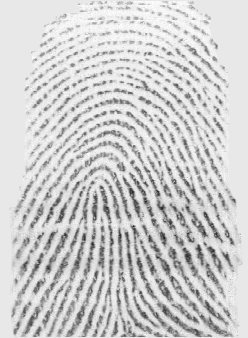
#> input picture Fingerprint/10_1.png, 248 x 338 px
$ python app.py 10_1.png 10_2.png   (older library calls are emulated)
#> lines starting #> are read from the running program, lines starting #| are printed output that depends on the picture; after the words box and inside, x2 and y2 are one past the last pixel; in counts of white or black regions, pixels touching at a corner belong together; long printed decimals are rounded
### Fingerprint/enhance.py
# -*- coding: utf-8 -*-

import numpy as np
import cv2
import matplotlib.pylab as plt
import sys

from scipy import ndimage
from scipy import signal
import scipy
import scipy.ndimage

import math

def frequest(im,orientim,windsze,minWaveLength,maxWaveLength):
    rows,cols = np.shape(im)

    # Find mean orientation within the block. This is done by averaging the
    # sines and cosines of the doubled angles before reconstructing the
    # angle again.  This avoids wraparound problems at the origin.

    cosorient = np.mean(np.cos(2*orientim))
    sinorient = np.mean(np.sin(2*orientim))
    orient = math.atan2(sinorient,cosorient)/2

    # Rotate the image block so that the ridges are vertical

    #ROT_mat = cv2.getRotationMatrix2D((cols/2,rows/2),orient/np.pi*180 + 90,1)
    #rotim = cv2.warpAffine(im,ROT_mat,(cols,rows))
    rotim = scipy.ndimage.rotate(im,orient/np.pi*180 + 90,axes=(1,0),reshape = False,order = 3,mode = 'nearest')

    # Now crop the image so that the rotated image does not contain any
    # invalid regions.  This prevents the projection down the columns
    # from being mucked up.

    cropsze = int(np.fix(rows/np.sqrt(2)))
    offset = int(np.fix((rows-cropsze)/2))
    rotim = rotim[offset:offset+cropsze][:,offset:offset+cropsze]

    # Sum down the columns to get a projection of the grey values down
    # the ridges.

    proj = np.sum(rotim,axis = 0)
    dilation = scipy.ndimage.grey_dilation(proj, windsze,structure=np.ones(windsze))

    temp = np.abs(dilation - proj)

    peak_thresh = 2

    maxpts = (temp<peak_thresh) & (proj > np.mean(proj))
    maxind = np.where(maxpts)

    rows_maxind,cols_maxind = np.shape(maxind)

    # Determine the spatial frequency of the ridges by divinding the
    # distance between the 1st and last peaks by the (No of peaks-1). If no
    # peaks are detected, or the wavelength is outside the allowed bounds,
    # the frequency image is set to 0

    if(cols_maxind<2):
        freqim = np.zeros(im.shape)
    else:
        NoOfPeaks = cols_maxind
        waveLength = (maxind[0][cols_maxind-1] - maxind[0][0])/(NoOfPeaks - 1)
        if waveLength>=minWaveLength and waveLength<=maxWaveLength:
            freqim = 1/np.double(waveLength) * np.ones(im.shape)
        else:
            freqim = np.zeros(im.shape)

    return freqim

def ridge_freq(im, mask, orient, blksze, windsze,minWaveLength, maxWaveLength):
    rows,cols = im.shape
    freq = np.zeros((rows,cols))

    for r in range(0,rows-blksze,blksze):
        for c in range(0,cols-blksze,blksze):
            blkim = im[r:r+blksze][:,c:c+blksze]
            blkor = orient[r:r+blksze][:,c:c+blksze]

            freq[r:r+blksze][:,c:c+blksze] = frequest(blkim,blkor,windsze,minWaveLength,maxWaveLength)

    freq = freq*mask
    freq_1d = np.reshape(freq,(1,rows*cols))
    ind = np.where(freq_1d>0)

    ind = np.array(ind)
    ind = ind[1,:]

    non_zero_elems_in_freq = freq_1d[0][ind]

    meanfreq = np.mean(non_zero_elems_in_freq)
    medianfreq = np.median(non_zero_elems_in_freq)         # does not work properly
    return(freq,meanfreq)

def ridge_filter(im, orient, freq, kx, ky):
    angleInc = 3
    im = np.double(im)
    rows,cols = im.shape
    newim = np.zeros((rows,cols))

    freq_1d = np.reshape(freq,(1,rows*cols))
    ind = np.where(freq_1d>0)

    ind = np.array(ind)
    ind = ind[1,:]

    # Round the array of frequencies to the nearest 0.01 to reduce the
    # number of distinct frequencies we have to deal with.

    non_zero_elems_in_freq = freq_1d[0][ind]
    non_zero_elems_in_freq = np.double(np.round((non_zero_elems_in_freq*100)))/100

    unfreq = np.unique(non_zero_elems_in_freq)

    # Generate filters corresponding to these distinct frequencies and
    # orientations in 'angleInc' increments.

    sigmax = 1/unfreq[0]*kx
    sigmay = 1/unfreq[0]*ky

    sze = np.int(np.round(3*np.max([sigmax,sigmay])))

    x,y = np.meshgrid(np.linspace(-sze,sze,(2*sze + 1)),np.linspace(-sze,sze,(2*sze + 1)))

    reffilter = np.exp(-(( (np.power(x,2))/(sigmax*sigmax) + (np.power(y,2))/(sigmay*sigmay)))) * np.cos(2*np.pi*unfreq[0]*x) # this is the original gabor filter

    filt_rows, filt_cols = reffilter.shape

    gabor_filter = np.array(np.zeros((int(180/angleInc),filt_rows,filt_cols)))

    for o in range(0,int(180/angleInc)):

        # Generate rotated versions of the filter.  Note orientation
        # image provides orientation *along* the ridges, hence +90
        # degrees, and imrotate requires angles +ve anticlockwise, hence
        # the minus sign.

        rot_filt = scipy.ndimage.rotate(reffilter,-(o*angleInc + 90),reshape = False)
        gabor_filter[o] = rot_filt

    # Find indices of matrix points greater than maxsze from the image
    # boundary

    maxsze = int(sze)

    temp = freq>0;
    validr,validc = np.where(temp)

    temp1 = validr>maxsze
    temp2 = validr<rows - maxsze
    temp3 = validc>maxsze
    temp4 = validc<cols - maxsze

    final_temp = temp1 & temp2 & temp3 & temp4;

    finalind = np.where(final_temp)

    # Convert orientation matrix values from radians to an index value
    # that corresponds to round(degrees/angleInc)

    maxorientindex = np.round(180/angleInc)
    orientindex = np.round(orient/np.pi*180/angleInc)

    #do the filtering

    for i in range(0,rows):
        for j in range(0,cols):
            if(orientindex[i][j] < 1):
                orientindex[i][j] = orientindex[i][j] + maxorientindex
            if(orientindex[i][j] > maxorientindex):
                orientindex[i][j] = orientindex[i][j] - maxorientindex
    finalind_rows,finalind_cols = np.shape(finalind)
    sze = int(sze)
    for k in range(0,finalind_cols):
        r = validr[finalind[0][k]]
        c = validc[finalind[0][k]]

        img_block = im[r-sze:r+sze + 1][:,c-sze:c+sze + 1]

        newim[r][c] = np.sum(img_block * gabor_filter[int(orientindex[r][c]) - 1])

    return newim

def ridge_orient(im, gradientsigma, blocksigma, orientsmoothsigma):
    rows,cols = im.shape
    #Calculate image gradients.
    sze = np.fix(6*gradientsigma)
    if np.remainder(sze,2) == 0:
        sze = sze+1

    gauss = cv2.getGaussianKernel(np.int(sze),gradientsigma)
    f = gauss * gauss.T

    fy,fx = np.gradient(f)     #Gradient of Gaussian

    #Gx = ndimage.convolve(np.double(im),fx);
    #Gy = ndimage.convolve(np.double(im),fy);

    Gx = signal.convolve2d(im,fx,mode='same')
    Gy = signal.convolve2d(im,fy,mode='same')

    Gxx = np.power(Gx,2)
    Gyy = np.power(Gy,2)
    Gxy = Gx*Gy

    #Now smooth the covariance data to perform a weighted summation of the data.

    sze = np.fix(6*blocksigma)

    gauss = cv2.getGaussianKernel(np.int(sze),blocksigma)
    f = gauss * gauss.T

    Gxx = ndimage.convolve(Gxx,f)
    Gyy = ndimage.convolve(Gyy,f)
    Gxy = 2*ndimage.convolve(Gxy,f)

    # Analytic solution of principal direction
    denom = np.sqrt(np.power(Gxy,2) + np.power((Gxx - Gyy),2)) + np.finfo(float).eps

    sin2theta = Gxy/denom;            # Sine and cosine of doubled angles
    cos2theta = (Gxx-Gyy)/denom


    if orientsmoothsigma:
        sze = np.fix(6*orientsmoothsigma);
        if np.remainder(sze,2) == 0:
            sze = sze+1;
        gauss = cv2.getGaussianKernel(np.int(sze),orientsmoothsigma)
        f = gauss * gauss.T
        cos2theta = ndimage.convolve(cos2theta,f); # Smoothed sine and cosine of
        sin2theta = ndimage.convolve(sin2theta,f); # doubled angles

    orientim = np.pi/2 + np.arctan2(sin2theta,cos2theta)/2
    return orientim

def normalise(img,mean,std):
    normed = (img - np.mean(img))/(np.std(img))
    return normed

def ridge_segment(im,blksze,thresh):

    rows,cols = im.shape

    im = normalise(im,0,1)    # normalise to get zero mean and unit standard deviation

    new_rows =  np.int(blksze * np.ceil((np.float(rows))/(np.float(blksze))))
    new_cols =  np.int(blksze * np.ceil((np.float(cols))/(np.float(blksze))))

    padded_img = np.zeros((new_rows,new_cols))
    stddevim = np.zeros((new_rows,new_cols))

    padded_img[0:rows][:,0:cols] = im

    for i in range(0,new_rows,blksze):
        for j in range(0,new_cols,blksze):
            block = padded_img[i:i+blksze][:,j:j+blksze]

            stddevim[i:i+blksze][:,j:j+blksze] = np.std(block)*np.ones(block.shape)

    stddevim = stddevim[0:rows][:,0:cols]

    # cv2.imshow("window", stddevim)
    # cv2.waitKey(0)
    # cv2.destroyAllWindows()

    mask = stddevim > thresh

    mean_val = np.mean(im[mask])

    std_val = np.std(im[mask])

    normim = (im - mean_val)/(std_val)

    return(normim,mask)

def enhance_image(img):

# [9 lines of commented-out code are left out]

    if(len(img.shape)>2):
        img = cv2.cvtColor(img,cv2.COLOR_BGR2GRAY)
    blksze = 16
    thresh = 0.1
    normim,mask = ridge_segment(img,blksze,thresh)

    gradientsigma = 1
    blocksigma = 7
    orientsmoothsigma = 7
    orientim = ridge_orient(normim, gradientsigma, blocksigma, orientsmoothsigma)

    blksze = 38
    windsze = 5
    minWaveLength = 5
    maxWaveLength = 15
    freq,medfreq = ridge_freq(normim, mask, orientim, blksze, windsze, minWaveLength,maxWaveLength)    #find the overall frequency of ridges

    freq = medfreq*mask
    kx = 0.65
    ky = 0.65
    newim = ridge_filter(normim, orientim, freq, kx, ky)       # create gabor filter and do the actual filtering
    newim = newim < -3
    return newim
    # plt.imshow(np.asarray(newim),cmap='gray')
    # plt.show()

### Fingerprint/app.py
import cv2
import os
import sys
import numpy
import matplotlib.pyplot as plt
from enhance import enhance_image
from skimage.morphology import skeletonize, thin

def removedot(invertThin):
    temp0 = numpy.array(invertThin[:])
    temp0 = numpy.array(temp0)
    temp1 = temp0/255
    temp2 = numpy.array(temp1)
    temp3 = numpy.array(temp2)

    enhanced_img = numpy.array(temp0)
    filter0 = numpy.zeros((10,10))
    W,H = temp0.shape[:2]
    filtersize = 6

    for i in range(W - filtersize):
        for j in range(H - filtersize):
            filter0 = temp1[i:i + filtersize,j:j + filtersize]

            flag = 0
            if sum(filter0[:,0]) == 0:
                flag +=1
            if sum(filter0[:,filtersize - 1]) == 0:
                flag +=1
            if sum(filter0[0,:]) == 0:
                flag +=1
            if sum(filter0[filtersize - 1,:]) == 0:
                flag +=1
            if flag > 3:
                temp2[i:i + filtersize, j:j + filtersize] = numpy.zeros((filtersize, filtersize))

    return temp2


def get_descriptors(img):
	clahe = cv2.createCLAHE(clipLimit=2.0, tileGridSize=(8,8))
	img = clahe.apply(img)
	img = enhance_image(img)
	img = numpy.array(img, dtype=numpy.uint8)
	# Threshold
	ret, img = cv2.threshold(img, 127, 255, cv2.THRESH_BINARY_INV | cv2.THRESH_OTSU)
	# Normalize to 0 and 1 range
	img[img == 255] = 1

	# #Thinning
	# skeleton = skeletonize(img)
	# skeleton = numpy.array(skeleton, dtype=numpy.uint8)
	# skeleton = removedot(skeleton)

	# Harris corners
	harris_corners = cv2.cornerHarris(img, 3, 3, 0.04)
	harris_normalized = cv2.normalize(harris_corners, 0, 255, norm_type=cv2.NORM_MINMAX, dtype=cv2.CV_32FC1)
	threshold_harris = 125

	# Extract keypoints
	keypoints = []
	for x in range(0, harris_normalized.shape[0]):
		for y in range(0, harris_normalized.shape[1]):
			if harris_normalized[x][y] > threshold_harris:
				keypoints.append(cv2.KeyPoint(y, x, 1))
	# Define descriptor
	orb = cv2.ORB_create()
	# Compute descriptors
	_, des = orb.compute(img, keypoints)
	return (keypoints, des)


def main():
	image_name = sys.argv[1]
	img1 = cv2.imread(image_name, cv2.IMREAD_GRAYSCALE)
#> img1 is the input picture: shape (338, 248); min 28, max 255, mean 206.3
	kp1, des1 = get_descriptors(img1)
#> after the loop in ridge_segment, `for i in range(0,new_rows,blksze):`:
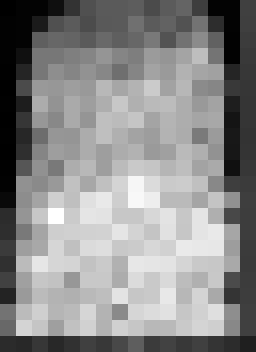
#> stddevim: shape (352, 256) float64; min 0, max 1.41, mean 0.767; drawn with min black and max white
#> in ridge_segment, `mask = stddevim > thresh`:
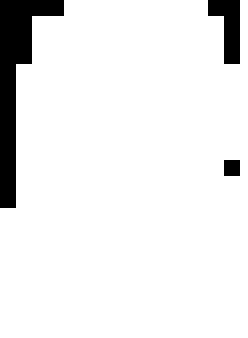
#> mask: shape (338, 248) bool; 92.4% white; 3 black regions, box (x1, y1, x2, y2) and area: (0, 0, 64, 208) 4864, (208, 0, 240, 64) 1280, (224, 160, 240, 176) 256
#> in ridge_segment, `mean_val = np.mean(im[mask])`: mean_val = -0.0539
#> in ridge_segment, `std_val = np.std(im[mask])`: std_val = 1.02
#> in ridge_orient, `rows,cols = im.shape`: rows = 338; cols = 248
#> in ridge_freq, `rows,cols = im.shape`: rows = 338; cols = 248
#> the loop in ridge_freq, `for r in range(0,rows-blksze,blksze):` made 8 passes
#> after the loop in ridge_freq, `for r in range(0,rows-blksze,blksze):`:
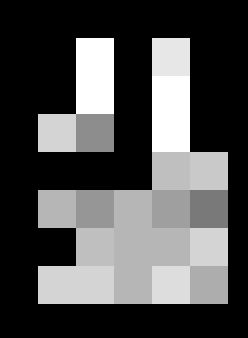
#> freq: shape (338, 248) float64; min 0, max 0.2, mean 0.0617; drawn with min black and max white
#> in ridge_freq, `ind = np.where(freq_1d>0)`: ind = 33148 positions, rows 0 to 0, columns 9500 to 75371
#> in ridge_freq, `meanfreq = np.mean(non_zero_elems_in_freq)`: meanfreq = 0.156
#> in ridge_freq, `medianfreq = np.median(non_zero_elems_in_freq)`: medianfreq = 0.15
#> in enhance_image, `freq,medfreq = ridge_freq(normim, mask, orientim, blksze, windsze, min..`: medfreq = 0.156
#> in ridge_filter, `rows,cols = im.shape`: rows = 338; cols = 248
#> in ridge_filter, `ind = np.where(freq_1d>0)`: ind = 77424 positions, rows 0 to 0, columns 64 to 83823
#> in ridge_filter, `unfreq = np.unique(non_zero_elems_in_freq)`: unfreq = [0.16]
#> in ridge_filter, `sigmax = 1/unfreq[0]*kx`: sigmax = 4.06
#> in ridge_filter, `sze = np.int(np.round(3*np.max([sigmax,sigmay])))`: sze = 12
#> in ridge_filter, `filt_rows, filt_cols = reffilter.shape`: filt_rows = 25
#> in ridge_filter, `maxsze = int(sze)`: maxsze = 12
#> after the loop in ridge_filter, `for i in range(0,rows):`:
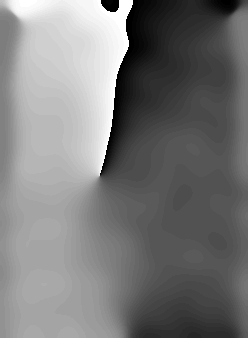
#> orientindex: shape (338, 248) float64; min 1, max 60, mean 29.1; drawn with min black and max white
#> in ridge_filter, `finalind_rows,finalind_cols = np.shape(finalind)`: finalind_rows = 1; finalind_cols = 67450
#> after the loop in ridge_filter, `for k in range(0,finalind_cols):`:
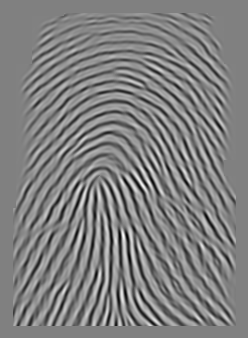
#> newim: shape (338, 248) float64; min -40.53, max 40.17, mean 0; drawn with min black and max white
#> in enhance_image, `newim = newim < -3`: newim: shape (338, 248) bool; 28.9% white; 60 white regions (11 under 20 px), largest, box (x1, y1, x2, y2) and area: (53, 166, 202, 326) 1576, (24, 99, 225, 246) 1361, (41, 153, 230, 326) 1326
#> in get_descriptors, `harris_corners = cv2.cornerHarris(img, 3, 3, 0.04)`:
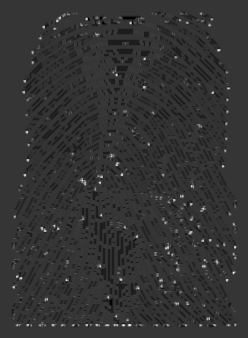
#> harris_corners: shape (338, 248) float32; min -9.46e-12, max 3.6e-11, mean -3.18e-13; drawn with min black and max white

	image_name = sys.argv[2]
	img2 = cv2.imread(image_name, cv2.IMREAD_GRAYSCALE)
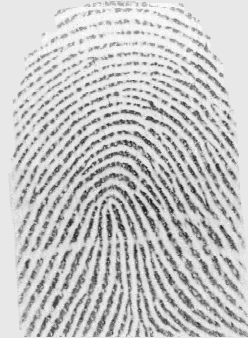
#> input picture Fingerprint/10_2.png, 248 x 338 px
	kp2, des2 = get_descriptors(img2)

	# Matching between descriptors
	bf = cv2.BFMatcher(cv2.NORM_HAMMING2, crossCheck=True)
	matches = sorted(bf.match(des1, des2), key= lambda match:match.distance)
	# # Plot keypoints
	# img4 = cv2.drawKeypoints(img1, kp1, outImage=None)
	# img5 = cv2.drawKeypoints(img2, kp2, outImage=None)
	# f, axarr = plt.subplots(1,2)
	# axarr[0].imshow(img4)
	# axarr[1].imshow(img5)
	# plt.show()
	# # Plot matches
	# img3 = cv2.drawMatches(img1, kp1, img2, kp2, matches, flags=2, outImg=None)
	# plt.imshow(img3)
	# plt.show()

	# Calculate score
	score = 0
	for match in matches:
		score += match.distance
#> this loop made 93 passes
	sys.stdout.write(str(score/len(matches)))
#| 26.548
	sys.stdout.flush()
	score_threshold = 33
	if score/len(matches) < score_threshold:
		sys.stdout.write("-Fingerprint matches\n")
	else:
		sys.stdout.write("-Fingerprint does not match\n")
	sys.stdout.flush()

if __name__ == "__main__":
    try:
        main()
    except Exception as e:
        print(e)
